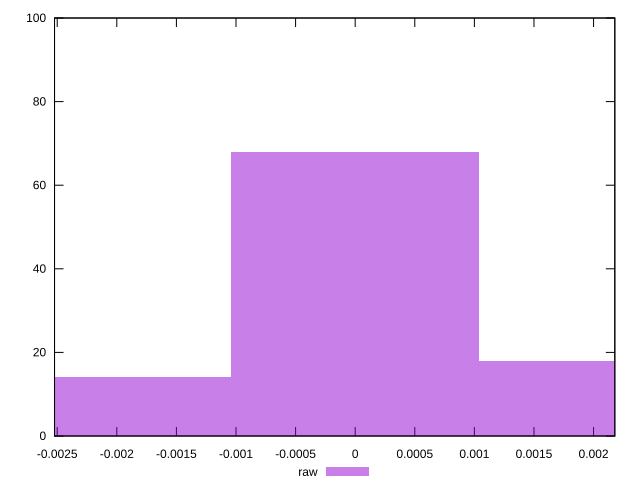

Reproduce this figure in gnuplot.
reset

$raw <<EOF
0.0020832775717859555 18
0 68
-0.0020832775717859555 14
EOF

set key outside below
set boxwidth 0.0020832775717859555
set xrange [-0.0025224749273300897:0.0021783391102715064]
set yrange [0:100]
set trange [0:100]
set style fill transparent solid 0.5 noborder
set terminal svg size 640, 490 enhanced background rgb 'white'
set output "reprap/meta/pScore-difference/samples/pages+cached+noexternal+nomedia/raw/histogram.svg"

plot $raw title "raw" with boxes

reset
